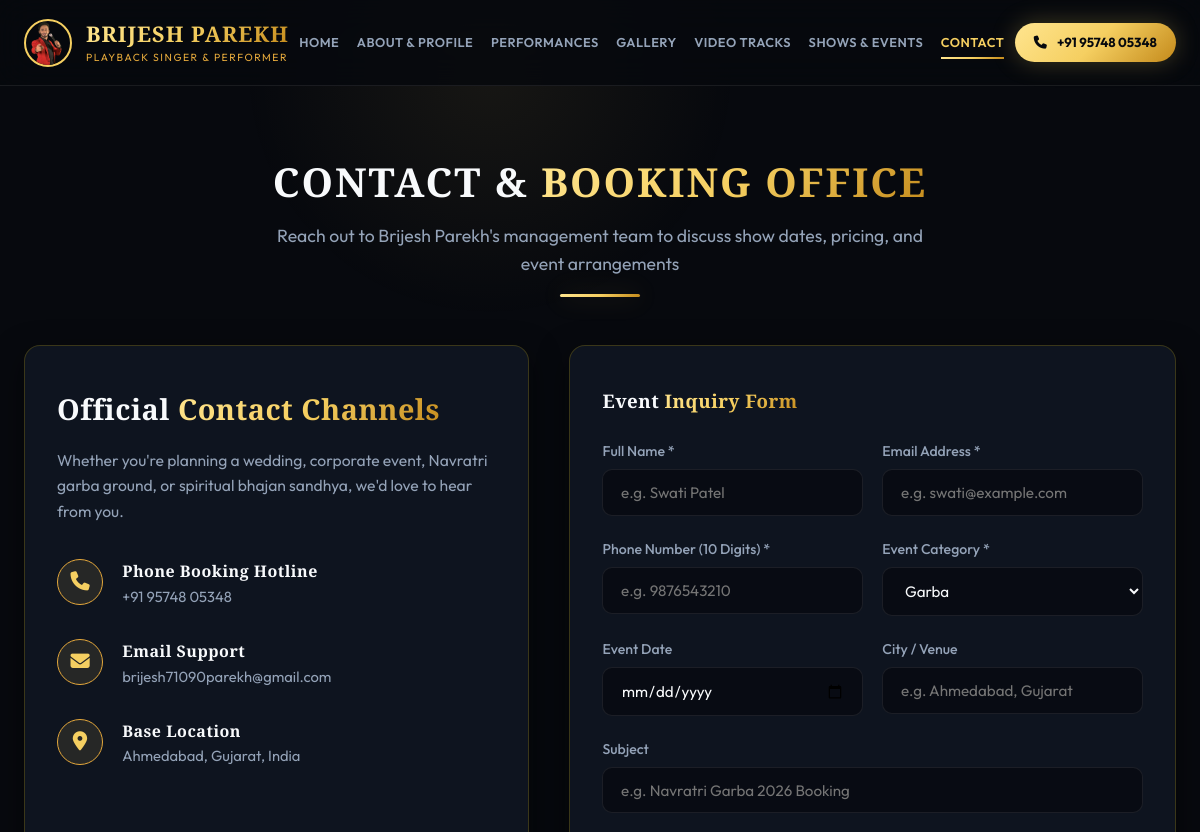
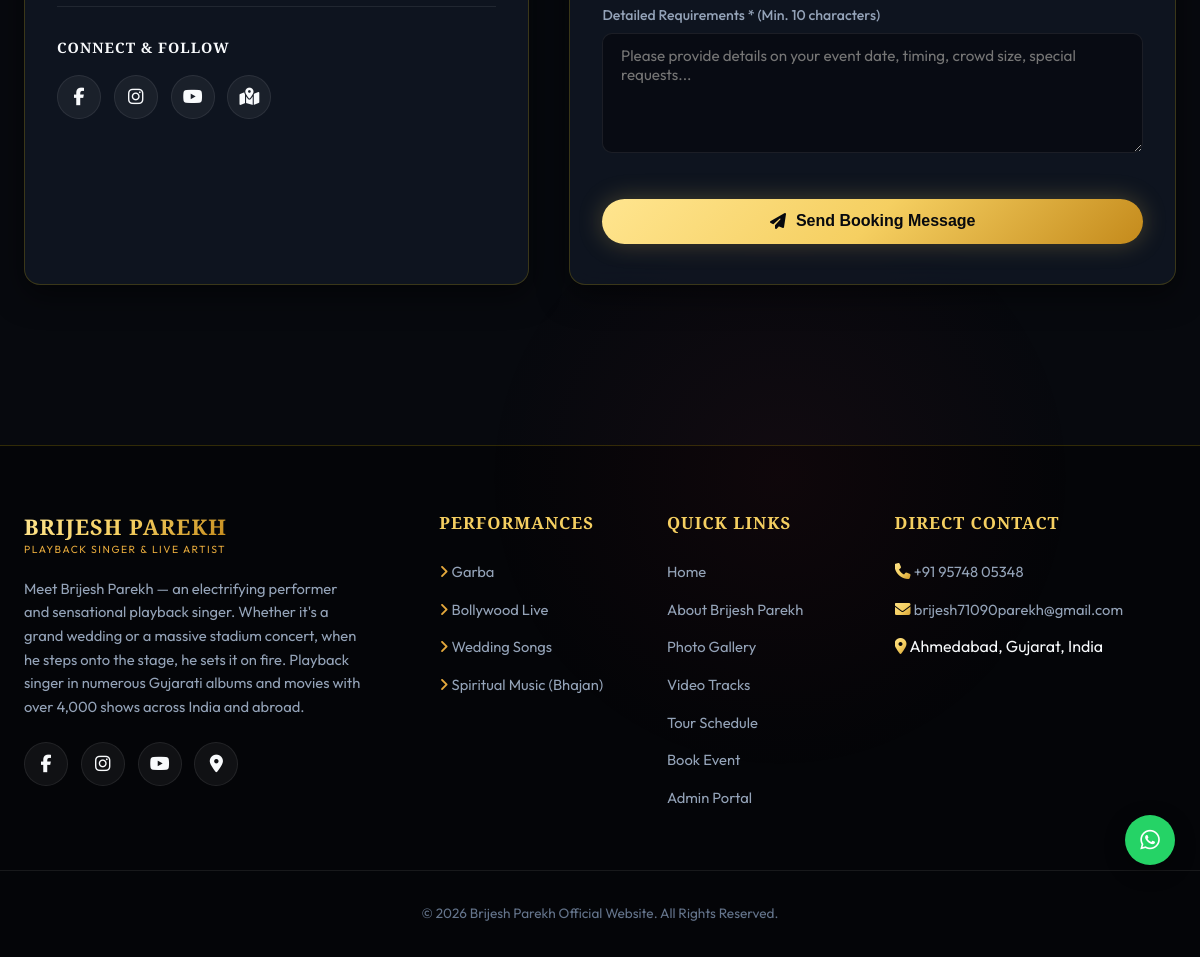
Page /contact/ on the committed database (2 pictures, top to bottom).
### singer_app/models.py (models this page shows, shortened)
class SingerProfile(models.Model):
    name = models.CharField(max_length=100, default="Brijesh Parekh")
    tagline = models.CharField(max_length=200, default="Playback Singer & Electrifying Stage Performer")
    shows_count = models.IntegerField(default=4000, help_text="Total live shows performed")
    countries_count = models.IntegerField(default=15, help_text="Countries performed in")
    years_experience = models.IntegerField(default=20, help_text="Years of professional singing")
    bio_short = models.TextField(default="Let me introduce to a very talented, electrifying performer and sensational singer. Whether it's a wedding or concert, when he steps on the stage he sets it on fire. Playback singer in many Gujarati albums and movies with over 4000 shows in India and abroad.")
    bio_full = models.TextField(default="Brijesh Parekh is one of Gujarat's most celebrated playback singers and dynamic live performers. With over 4,000 successful shows globally across India, USA, UK, West Indies, and Africa, Brijesh Parekh creates magic on stage with high-energy Garba, soulful Lagangeet (wedding songs), nostalgic Bollywood Orchestra, and thrilling DJ nights. Known for his captivating voice, incredible vocal range, and unmatched stage command, he brings life and grandeur to every celebration.")
    phone_primary = models.CharField(max_length=30, default="+91 95748 05348")
    phone_secondary = models.CharField(max_length=30, blank=True, default="")
    email = models.EmailField(default="brijesh71090parekh@gmail.com")
    address = models.CharField(max_length=255, default="Ahmedabad, Gujarat, India")
    facebook_url = models.URLField(default="https://www.facebook.com/brijeshparekhnight?mibextid=LQQJ4d")
    instagram_url = models.URLField(default="https://www.instagram.com/thebrijeshparekh?igsh=amIwamgxbjU0aDFh&utm_source=qr")
    youtube_url = models.URLField(default="https://youtube.com/@brijeshparekhofficial5953?si=E4l35MJxYiL2Pbgt")
    google_maps_url = models.URLField(default="https://maps.app.goo.gl/x4TiHEh2ehnbZqW7A?g_st=com.google.maps.preview.copy")
    hero_video_path = models.CharField(max_length=255, default="V1.MP4")
    class Meta:
        verbose_name = "Singer Profile"
        verbose_name_plural = "Singer Profile"

class PerformanceCategory(models.Model):
    name = models.CharField(max_length=100)
    slug = models.SlugField(unique=True)
    subtitle = models.CharField(max_length=200)
    description = models.TextField()
    cover_image = models.CharField(max_length=255, help_text="Path relative to static folder")
    icon = models.CharField(max_length=100, default="fa-solid fa-music")
    display_order = models.IntegerField(default=0)
    class Meta:
        verbose_name = "Performance Category"
        verbose_name_plural = "Performance Categories"
        ordering = ['display_order', 'id']

### singer_app/views.py (the view, shortened to what this page needs)
# urls.py: path('contact/', views.contact_view, name='contact'),
def contact_view(request):
    form_data = {}
    profile = SingerProfile.objects.first()
    return render(request, 'contact.html', {'profile': profile, 'form_data': form_data})

### singer_app/context_processors.py (called while the page is built)
def profile_context(request):
    try:
        profile = SingerProfile.objects.first()
        if not profile:
            profile, _ = SingerProfile.objects.get_or_create(id=1)
        categories = PerformanceCategory.objects.only(
            'id', 'name', 'slug', 'icon', 'display_order'
        ).order_by('display_order', 'id')
    except Exception:
        profile = None
        categories = []
    return {
        'singer_profile': profile,
        'nav_categories': categories,
    }

### templates/contact.html (shortened to what this page needs)
{% extends 'base.html' %}
{% load static %}
{% block content %}
<section class="container" style="padding-top: calc(var(--navbar-height) + 4rem); padding-bottom: 6rem;">
  <div class="section-title">
    <h2>Contact & <span class="gold-text">Booking Office</span></h2>
    <p>Reach out to Brijesh Parekh's management team to discuss show dates, pricing, and event arrangements</p>
  </div>
  <div class="contact-grid">
    <div class="glass-card contact-info-card">
      <h3>Official <span class="gold-text">Contact Channels</span></h3>
      <p>Whether you're planning a wedding, corporate event, Navratri garba ground, or spiritual bhajan sandhya, we'd love to hear from you.</p>
      <div class="info-item">
        <div class="info-icon"><i class="fa-solid fa-phone"></i></div>
        <div class="info-text">
          <h4>Phone Booking Hotline</h4>
          <a href="tel:{{ profile.phone_primary }}">{{ profile.phone_primary }}</a>{% if profile.phone_secondary %}<br><a href="tel:{{ profile.phone_secondary }}">{{ profile.phone_secondary }}</a>{% endif %}
        </div>
      </div>
      <div class="info-item">
        <div class="info-icon"><i class="fa-solid fa-envelope"></i></div>
        <div class="info-text">
          <h4>Email Support</h4>
          <a href="mailto:{{ profile.email }}">{{ profile.email }}</a>
        </div>
      </div>
      <div class="info-item">
        <div class="info-icon"><i class="fa-solid fa-location-dot"></i></div>
        <div class="info-text">
          <h4>Base Location</h4>
          <p>{{ profile.address }}</p>
        </div>
      </div>
      <div class="social-connect">
        <h4>Connect & Follow</h4>
        <div class="social-links-flex">
          <a href="{{ profile.facebook_url }}" target="_blank" rel="noopener" class="social-icon-btn" aria-label="Facebook"><i class="fa-brands fa-facebook-f"></i></a>
          <a href="{{ profile.instagram_url }}" target="_blank" rel="noopener" class="social-icon-btn" aria-label="Instagram"><i class="fa-brands fa-instagram"></i></a>
          <a href="{{ profile.youtube_url }}" target="_blank" rel="noopener" class="social-icon-btn" aria-label="YouTube"><i class="fa-brands fa-youtube"></i></a>
          <a href="{{ profile.google_maps_url }}" target="_blank" rel="noopener" class="social-icon-btn" aria-label="Google Maps"><i class="fa-solid fa-map-location-dot"></i></a>
        </div>
      </div>
    </div>
    <div class="glass-card form-card">
      <h3 style="margin-bottom: 1.5rem;">Event <span class="gold-text">Inquiry Form</span></h3>
      <form id="bookingInquiryForm" method="POST" action="{% url 'contact' %}">
        <div class="form-row">
          <div class="form-group">
            <label class="form-label" for="contact_name">Full Name *</label>
            <input type="text" id="contact_name" name="name" class="form-control" value="{{ form_data.name|default:'' }}" placeholder="e.g. Swati Patel" minlength="2" maxlength="60" pattern="^[a-zA-Z\s.'-]+$" title="Please enter a valid name (letters and spaces only)" required autocomplete="name">
          </div>
          <div class="form-group">
            <label class="form-label" for="contact_email">Email Address *</label>
            <input type="email" id="contact_email" name="email" class="form-control" value="{{ form_data.email|default:'' }}" placeholder="e.g. swati@example.com" pattern="[a-zA-Z0-9._%+\-]+@[a-zA-Z0-9.\-]+\.[a-zA-Z]{2,}$" title="Please enter a valid email address (e.g. name@domain.com)" maxlength="80" required autocomplete="email">
          </div>
        </div>
        <div class="form-row">
          <div class="form-group">
            <label class="form-label" for="contact_phone">Phone Number (10 Digits) *</label>
            <input type="tel" id="contact_phone" name="phone" class="form-control" value="{{ form_data.phone|default:'' }}" placeholder="e.g. 9876543210" pattern="^(\+?91[\-\s]?)?[0]?[6-9]\d{9}$" minlength="10" maxlength="15" required autocomplete="tel" title="Please enter a valid 10-digit mobile number (e.g. 9876543210)">
          </div>
          <div class="form-group">
            <label class="form-label" for="contact_event_type">Event Category *</label>
            <select id="contact_event_type" name="event_type" class="form-control">
              <option value="Garba" {% if form_data.event_type == 'Garba' %}selected{% endif %}>Garba</option>
            </select>
          </div>
        </div>
        <div class="form-row">
          <div class="form-group">
            <label class="form-label" for="contact_date">Event Date</label>
            <input type="date" id="contact_date" name="event_date" class="form-control" value="{{ form_data.event_date|default:'' }}">
          </div>
          <div class="form-group">
            <label class="form-label" for="contact_location">City / Venue</label>
            <input type="text" id="contact_location" name="location" class="form-control" value="{{ form_data.location|default:'' }}" placeholder="e.g. Ahmedabad, Gujarat" maxlength="100">
          </div>
        </div>
        <div class="form-group">
          <label class="form-label" for="contact_subject">Subject</label>
          <input type="text" id="contact_subject" name="subject" class="form-control" value="{{ form_data.subject|default:'' }}" placeholder="e.g. Navratri Garba 2026 Booking" maxlength="150">
        </div>
        <div class="form-group">
          <label class="form-label" for="contact_message">Detailed Requirements * (Min. 10 characters)</label>
          <textarea id="contact_message" name="message" class="form-control" minlength="10" maxlength="2000" placeholder="Please provide details on your event date, timing, crowd size, special requests..." required>{{ form_data.message|default:'' }}</textarea>
        </div>
        <button type="submit" class="btn-primary" style="width: 100%; justify-content: center; margin-top: 1rem;">
          <i class="fa-solid fa-paper-plane"></i> Send Booking Message
        </button>
      </form>
    </div>
  </div>
</section>
{% endblock %}

### templates/base.html (shortened to what this page needs)
{% load static %}
<!DOCTYPE html>
<html lang="en">
<head>
  <link rel="stylesheet" href="https://cdnjs.cloudflare.com/ajax/libs/font-awesome/6.5.1/css/all.min.css">
  <link rel="stylesheet" href="{% static 'css/style.css' %}">
</head>
<body>
  <header class="navbar-header" id="mainHeader">
    <div class="container nav-container">
      <a href="{% url 'home' %}" class="logo-brand" title="Brijesh Parekh - Home">
        <img src="{% static 'pics/alb61-removebg-preview.png' %}" alt="Brijesh Parekh Singer" onerror="this.onerror=null; this.src='/static/pics/solo3.jpg';" width="48" height="48">
        <div>
          <div class="brand-title gold-text">Brijesh Parekh</div>
          <div class="brand-subtitle">Playback Singer & Performer</div>
        </div>
      </a>
      <nav class="nav-links" id="navMenu">
        <a href="{% url 'home' %}" class="{% if request.resolver_match.url_name == 'home' %}active{% endif %}">Home</a>
        <a href="{% url 'about' %}" class="{% if request.resolver_match.url_name == 'about' or request.resolver_match.url_name == 'profile' %}active{% endif %}">About & Profile</a>
        <a href="{% url 'services' %}" class="{% if request.resolver_match.url_name == 'services' or request.resolver_match.url_name == 'category_detail' %}active{% endif %}">Performances</a>
        <a href="{% url 'gallery' %}" class="{% if request.resolver_match.url_name == 'gallery' %}active{% endif %}">Gallery</a>
        <a href="{% url 'music' %}" class="{% if request.resolver_match.url_name == 'music' %}active{% endif %}">Video Tracks</a>
        <a href="{% url 'events' %}" class="{% if request.resolver_match.url_name == 'events' %}active{% endif %}">Shows & Events</a>
        <a href="{% url 'contact' %}" class="{% if request.resolver_match.url_name == 'contact' %}active{% endif %}">Contact</a>
      </nav>
      <div class="nav-cta">
        <a href="tel:{{ singer_profile.phone_primary }}" class="btn-primary btn-call" title="Call Brijesh Parekh">
          <i class="fa-solid fa-phone"></i> <span>{{ singer_profile.phone_primary }}</span>
        </a>
      </div>
    </div>
  </header>
  <main id="mainContent">
    {% block content %}{% endblock %}
  </main>
  <aside class="floating-actions">
    <a href="https://wa.me/919574805348?text=Hello%20Brijesh%20Parekh%20Team,%20I%20would%20like%20to%20inquire%20about%20booking%20dates%20for%20an%20event." target="_blank" rel="noopener noreferrer" class="float-btn float-whatsapp" title="Chat on WhatsApp" aria-label="Chat on WhatsApp">
      <i class="fa-brands fa-whatsapp"></i>
    </a>
  </aside>
  <footer class="main-footer">
    <div class="container footer-grid">
      <div class="footer-brand">
        <div class="logo-brand">
          <div>
            <div class="brand-title gold-text">Brijesh Parekh</div>
            <div class="brand-subtitle">Playback Singer & Live Artist</div>
          </div>
        </div>
        <p>{{ singer_profile.bio_short }}</p>
        <div class="social-links-flex" style="margin-top: 1.5rem;">
          <a href="{{ singer_profile.facebook_url }}" target="_blank" rel="noopener" class="social-icon-btn" aria-label="Facebook"><i class="fa-brands fa-facebook-f"></i></a>
          <a href="{{ singer_profile.instagram_url }}" target="_blank" rel="noopener" class="social-icon-btn" aria-label="Instagram"><i class="fa-brands fa-instagram"></i></a>
          <a href="{{ singer_profile.youtube_url }}" target="_blank" rel="noopener" class="social-icon-btn" aria-label="YouTube"><i class="fa-brands fa-youtube"></i></a>
          <a href="{{ singer_profile.google_maps_url }}" target="_blank" rel="noopener" class="social-icon-btn" aria-label="Google Maps"><i class="fa-solid fa-location-dot"></i></a>
        </div>
      </div>
      <div class="footer-col">
        <h4>Performances</h4>
        <ul>
          {% for cat in nav_categories %}
            <li><a href="{% url 'category_detail' cat.slug %}"><i class="fa-solid fa-angle-right" style="color: var(--gold-secondary);"></i> {{ cat.name }}</a></li>
          {% endfor %}
        </ul>
      </div>
      <div class="footer-col">
        <h4>Quick Links</h4>
        <ul>
          <li><a href="{% url 'home' %}">Home</a></li>
          <li><a href="{% url 'about' %}">About Brijesh Parekh</a></li>
          <li><a href="{% url 'gallery' %}">Photo Gallery</a></li>
          <li><a href="{% url 'music' %}">Video Tracks</a></li>
          <li><a href="{% url 'events' %}">Tour Schedule</a></li>
          <li><a href="{% url 'contact' %}">Book Event</a></li>
          <li><a href="/admin/" target="_blank">Admin Portal</a></li>
        </ul>
      </div>
      <div class="footer-col">
        <h4>Direct Contact</h4>
        <ul>
          <li><i class="fa-solid fa-phone gold-text"></i> <a href="tel:{{ singer_profile.phone_primary }}">{{ singer_profile.phone_primary }}</a></li>
          <li><i class="fa-solid fa-envelope gold-text"></i> <a href="mailto:{{ singer_profile.email }}">{{ singer_profile.email }}</a></li>
          <li><i class="fa-solid fa-location-dot gold-text"></i> {{ singer_profile.address }}</li>
        </ul>
      </div>
    </div>
    <div class="container footer-bottom">
      <p>&copy; {% now "Y" %} Brijesh Parekh Official Website. All Rights Reserved.</p>
    </div>
  </footer>
</body>
</html>

### rows in the picture
SingerProfile: phone_primary "+91 95748 05348", email "brijesh71090parekh@gmail.com", address "Ahmedabad, Gujarat, India", bio_short "Meet Brijesh Parekh — an electrifying performer and sensational playback singer. Whether it's a grand wedding or a massive stadium concert, when he steps onto the stage, he sets it on fire. Playback singer in numerous Gujarati albums and movies with over 4,000 shows across India and abroad."
PerformanceCategory: name "Garba"
PerformanceCategory: name "Bollywood Live"
PerformanceCategory: name "Wedding Songs"
PerformanceCategory: name "Spiritual Music (Bhajan)"
